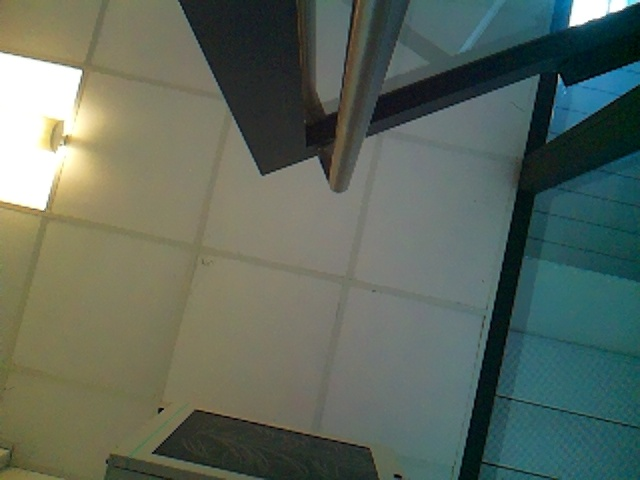
#> input picture insect_hub_project/data/2025/06/img/2025-06-04T15-12-46.605860+00-00.jpg, 640 x 480 px, given in place of the camera
$ python motion_detection.py
#> lines starting #> are read from the running program, lines starting #| are printed output that depends on the picture
import cv2
import time
from datetime import datetime

# Set up video capture (0 = default camera, works for USB or Pi with drivers)
cap = cv2.VideoCapture(0)
time.sleep(2)  # Warm-up time

# First frame (baseline)
ret, frame1 = cap.read()
#> frame1 is the input picture: shape (480, 640, 3); mean B, G, R 93.7, 105.1, 94
gray1 = cv2.cvtColor(frame1, cv2.COLOR_BGR2GRAY)
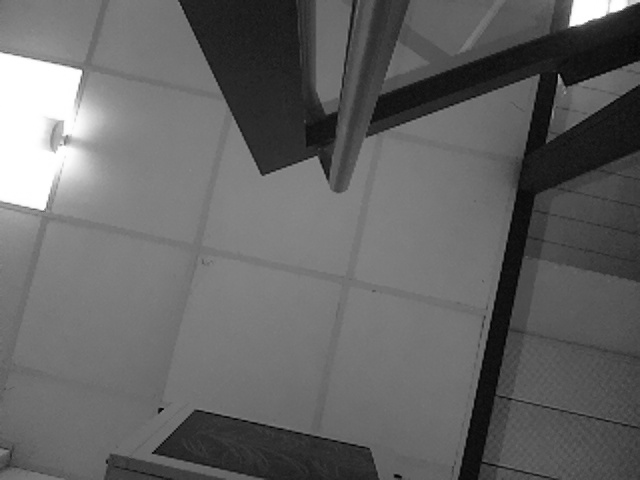
#> gray1: shape (480, 640); min 1, max 255, mean 100.5
gray1 = cv2.GaussianBlur(gray1, (21, 21), 0)
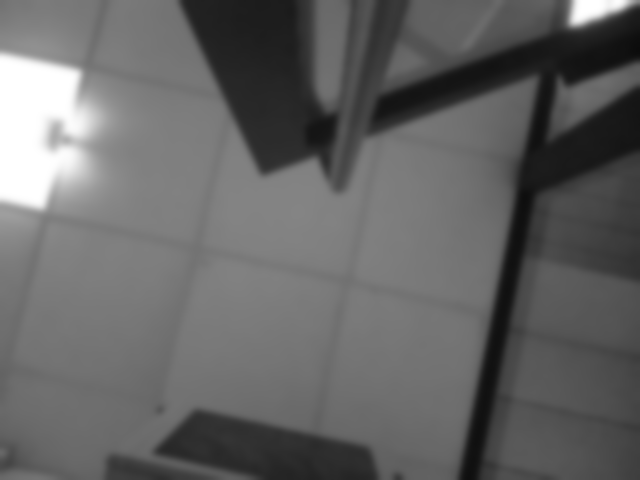
#> gray1: shape (480, 640); min 12, max 255, mean 100.5

while True:
    ret, frame2 = cap.read()
    if not ret:
        break

    gray2 = cv2.cvtColor(frame2, cv2.COLOR_BGR2GRAY)
    gray2 = cv2.GaussianBlur(gray2, (21, 21), 0)

    # Difference between frames
    delta = cv2.absdiff(gray1, gray2)
#> delta: shape (480, 640); every value is 0
    thresh = cv2.threshold(delta, 25, 255, cv2.THRESH_BINARY)[1]
    thresh = cv2.dilate(thresh, None, iterations=2)

    # Find contours
    contours, _ = cv2.findContours(thresh, cv2.RETR_EXTERNAL, cv2.CHAIN_APPROX_SIMPLE)
#> contours = []
    movement = False

    for contour in contours:
        if cv2.contourArea(contour) > 200:  # Adjust for insect size
            movement = True
            break
#> this loop made 0 passes

    if movement:
        filename = f"insect_{datetime.now().strftime('%Y%m%d_%H%M%S')}.jpg"
        cv2.imwrite(filename, frame2)
        print(f"📸 Insect detected! Photo saved: {filename}")
        time.sleep(2)  # Optional: Pause briefly to avoid rapid captures

    # Update reference frame
    gray1 = gray2

    # Optional: quit with 'q'
    if cv2.waitKey(1) & 0xFF == ord('q'):
#> (key q is pressed here)
        break

cap.release()
cv2.destroyAllWindows()
